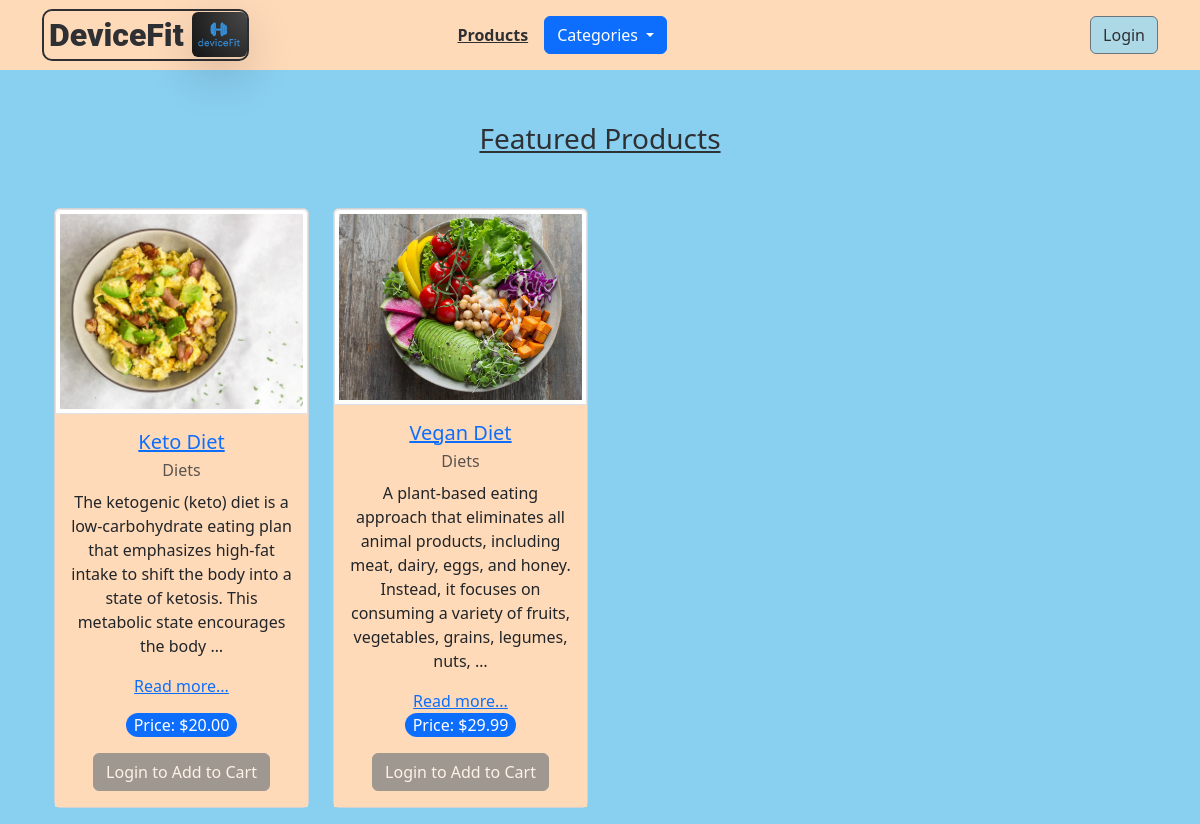
/, run on an earlier commit of the app's database.
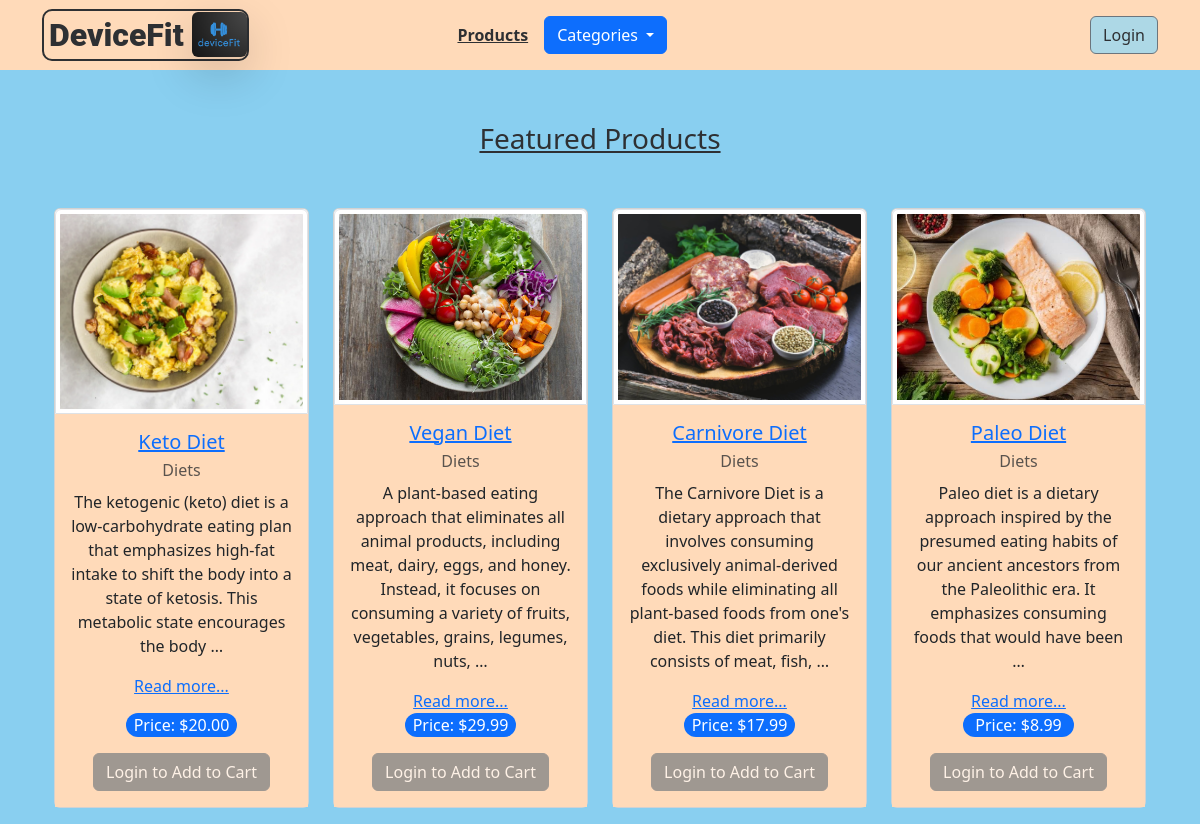
And on a later commit of the database.
### app/models.py (models this page shows, shortened)
class Product(models.Model):
    name = models.CharField(max_length=255)
    description = models.TextField()
    price = models.DecimalField(
        max_digits=10, decimal_places=2, validators=[MinValueValidator(0.01)]
    )
    image = models.ImageField(upload_to="products/")
    category = models.ForeignKey(to=Category, on_delete=models.CASCADE)
    user = models.ForeignKey(to=User, on_delete=models.CASCADE)
    created_at = models.DateTimeField(auto_now_add=True)
    updated_at = models.DateTimeField(auto_now=True)
    slug = models.SlugField(unique=True, blank=True, default="")
    class Meta:
        unique_together = ["user", "slug"]

class Category(models.Model):
    name = models.CharField(max_length=255)
    slug = models.SlugField(unique=True, blank=True, default="")
    class Meta:
        verbose_name_plural = "Categories"
    def __str__(self) -> str:
        return self.name

### app/views.py (the view)
# urls.py: path("", views.index, name="index"),
def index(request: HttpRequest) -> HttpResponse:
    result = request.GET.get("result", None)
    context = {
        "categories": get_categories(),
        "products": get_products(4),
        "info": get_user_info(request),
        "result": result,
    }
    return render(request, "index.html", context)

### app/views.py (called while the page is built)
def get_categories() -> list[models.Category]:
    return list(models.Category.objects.all())

def get_products(limit: int | None = None) -> list[models.Product]:
    products = list(models.Product.objects.all())
    if limit is not None:
        return products[:limit]
    return products

def get_user_info(request: HttpRequest) -> models.UserInformation | None:
    if not request.user.is_authenticated:
        return None
    try:
        return models.UserInformation.objects.get(user=request.user)  # type: ignore
    except models.UserInformation.DoesNotExist:
        return None

### app/templates/index.html (shortened to what this page needs)
{% extends 'base.html' %} {% block content %}
<h3 class="text-center my-5">
    <span
        class="text-decoration-underline rounded-pill py-1 px-2 d-inline-block mx-auto bg-darkGray">
        Featured Products
    </span>
</h3>
<div class="container text-center">
    <div class="row my-3">
         {% for product in products %}
        <div class="col-12 col-sm-6 col-md-4 col-lg-3">
            {% include 'product.html' %}
        </div>
        {% endfor %}
    </div>
</div>
{% endblock %}

### app/templates/product.html (shortened to what this page needs)
<div class="card">
    <img
        class="img-fluid img-thumbnail rounded-bottom-0 bg-pe thumbnail"
        style="height: 205px;"
        src="{{ product.image.url }}"
        alt="{{ product.name }}"
    />
    <div class="card-body d-flex flex-column bg-peach">
        <div class="d-flex flex-column justify-content-begin h-75">
            <h5 class="card-title">
                <a href="/product/{{ product.slug }}">{{ product.name }}</a>
            </h5>
            <p class="card-subtitle text-body-secondary mb-2 bg">
                {{ product.category }}
            </p>
            <p class="card-text" id="desc-{{ product.name }}">
                {{ product.description|truncatewords:28 }}
            </p>
            <a href="/product/{{ product.slug }}" class="read-more" data-product-name="{{ product.name }}">Read more...</a>
        </div>
        <div class="mt-auto">
            <p class="card-text bg-primary rounded-pill w-50 mx-auto text-white">
                Price: ${{ product.price }}
            </p>
            <button
                id="{{ product.slug }}"
                class="btn btn-secondary rounded add-to-cart"
                data-bs-toggle="tooltip"
                data-bs-trigger="manual"
                data-bs-placement="top"
                data-bs-title="Added to cart!"
                data-bs-target="#added-to-cart"
                type="button"
                {% if not user.is_authenticated %} disabled {% endif %}
            >
                {% if not user.is_authenticated %} Login to Add to Cart {% else %}
                Add to Cart
                {% endif %}
            </button>
        </div>
    </div>
</div>

What changed in the data, as far as the page shows it:
added Product: image (picture), name "Carnivore Diet", category "Diets", description "The Carnivore Diet is a dietary approach that involves consuming exclusively animal-derived foods while eliminating all plant-based foods from one's diet. This diet primarily consists of meat, fish, …", price "17.99"
added Product: image (picture), name "Paleo Diet", category "Diets", description "Paleo diet is a dietary approach inspired by the presumed eating habits of our ancient ancestors from the Paleolithic era. It emphasizes consuming foods that would have been …", price "8.99"
